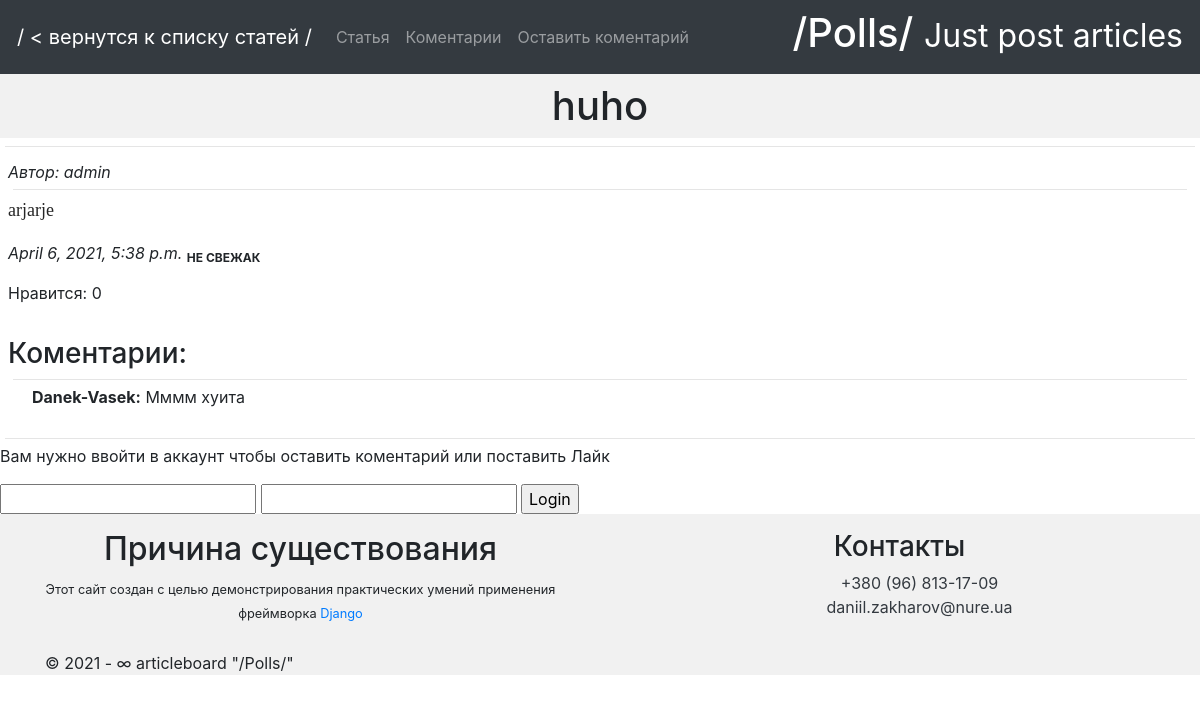
The page /polls/6/ on the database as committed earlier.
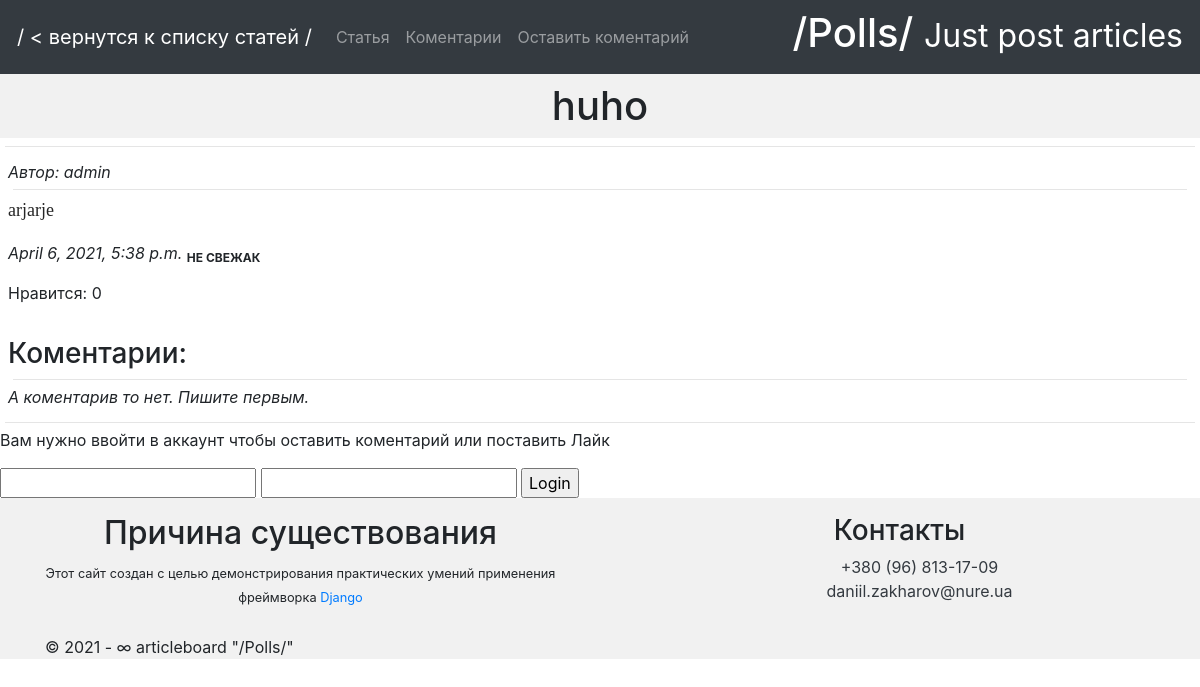
The same page on the database as committed later.
### mysite/apps/polls/models.py (models this page shows, shortened)
class Article(models.Model):
	article_author = models.ForeignKey(User, default=0, blank=True, null=False, on_delete=models.CASCADE, related_name='article_author_user')
	article_title = models.CharField('article name', max_length = 200)
	article_text = models.TextField('article text')
	ppub_date = models.DateTimeField('pub date')
	liked = models.ManyToManyField(User, default=None, blank=True)
	def was_recent(self):
		return self.ppub_date >= (timezone.now() - datetime.timedelta(days = 7))

class Comment(models.Model):
	article = models.ForeignKey(Article, on_delete = models.CASCADE)
	author_name = models.CharField('author name', max_length = 50)
	comment_text = models.CharField('comment text', max_length = 200)

### mysite/apps/polls/views.py (the view)
# urls.py: path('<int:article_id>/', views.detail, name = 'detail'),
def detail(request, article_id):
	try:
	 	a = Article.objects.get(id = article_id)
	 	user = request.user
	except:
		raise Http404("Хммм похоже такого тут нету...")
	latest_comments_list = a.comment_set.order_by('-id')
	return render(request, 'articles/detail.html', {'article': a, 'latest_comments_list': latest_comments_list, 'user' : user})

### mysite/templates/articles/detail.html (shortened to what this page needs)
{% extends 'base.html' %}
{% load static %}
{% block content %}
<header class="sticky-top">
	<nav class="navbar navbar-expand-lg navbar-dark bg-dark">
		<a class="navbar-brand" href="{% url 'articles:index' %}">/ < вернутся к списку статей /</a>
		<div class="collapse navbar-collapse" id="navbarSupportedContent">
			<ul class="navbar-nav mr-auto">
				<li class="nav-item">
					<a class="nav-link" href="#">Статья</a>
				</li>
				<li class="nav-item">
					<a class="nav-link" href="#comments">Коментарии</a>
				</li>
				<li class="nav-item dropdown">
					<a class="nav-link" href="#leave_comment">Оставить коментарий</a>
				</li>
			</ul>
		</div>
		<h1>/Polls/ <small>Just post articles</small></h1>
	</nav>
</header>
<div class="article-top">
	<h1 class="text-center p-2">{{article.article_title}}</h1>
</div>
<hr>
<div class="article p-2">
<i>Автор: {{article.article_author}}</i>
<hr>
<div class="content">
	<pre id="a_content">{{article.article_text|safe}} </pre>
</div>
<div class="date">
	<em>{{article.ppub_date}}</em>
	{% if article.was_recent %}
		<sub><b>СВЕЖАК</b></sub>
	{% else %}
		<sub><b>НЕ СВЕЖАК</b></sub>
	{% endif %}
</div>
</div>
<div id="forms" class="like-dislike m-2">
	<form action="{% url 'articles:leave_like' article.id %}" method="POST">
		<label for="like">Нравится: {{article.liked.all.count}}</label>
	</form>
</div>
<div id="comments" class="p-2 mt-3">
	<h3>Коментарии:</h3>
	<hr>
	{% if latest_comments_list %}
	{% for c in latest_comments_list %}
		<p class="ml-4 "> <strong>{{c.author_name}}:</strong> {{c.comment_text}}</p>
	{% endfor %}
	{% else %}
	<i>А коментарив то нет. Пишите первым.</i>
	{% endif %}
</div>
<hr>
<div id="leave_comment">
	{% if user.is_authenticated %}
	<h4>Оставить коментарий</h4>
<div class="send-comment form-group">
	<form action="{% url 'articles:leave_comment' article.id %}" method="POST">
		{% csrf_token %}
		<textarea class="form-control" name="text" required="" placeholder="Ваш комнтарий" cols="20" rows="5" maxlength="200"></textarea>
		<br>
		<button class="form-control btn btn-primary" type="submit">Запостить</button>
	</form>
</div>
	{% else %}
	<p>Вам нужно ввойти в аккаунт чтобы оставить коментарий или поставить Лайк</p>
	<form action="{% url 'articles:logingin' %}" method="POST">
		<input type="text" name="username">
		<input type="password" name="psswrd">
		<input type="submit" value="Login">
	</form>
	{% endif %}
</div>
{% endblock %}

### mysite/templates/base.html (shortened to what this page needs)
<!DOCTYPE html>
<html lang="en">
<head>
	{% load static %}
	<link rel="stylesheet" href="{% static 'css/bootstrap.min.css' %}">
	<link type="text/css" rel="stylesheet" href="{% static 'css/main.css' %}">
</head>
<body>
	{% block content %}{% endblock %}
	<footer id="footer" class="text-center">
		<div class="row justify-content-center p-3">
			<div class="col-6">
				<h2>Причина существования</h2>
				<small>Этот сайт создан с целью демонстрирования практических умений применения фреймворка <a href="https://youtu.be/OhlVBpEnjig?t=6">Django</a></small>
			</div>
			<div class="contacts col-6 text-center">
				<h3>Контакты</h3>
				<ul style="list-style: none;">
					<li><a class="text-dark" href="tel:+380968131709">+380 (96) 813-17-09</a></li>
					<li><a class="text-dark" href="mailto:daniil.zakharov@nure.ua">daniil.zakharov@nure.ua</a></li>
				</ul>
			</div>
		</div>
		<div class="text-left container">
			<p class="m-0">© 2021 - ∞ articleboard "/Polls/"</p>
		</div>
	</footer>
</body>
</html>

### mysite/static/css/main.css (style rules this page uses)
hr { margin: 5px; }
header { background-color: white; border: 1px solid #343a40; }
body > header > nav > h1 { text-align: center; color: white; }
div { scroll-margin-top: 70px; }
#a_content { font-family: Lora,Georgia,Times,serif; font-size: 18px; line-height: 30px; color: #262626; }
body > div.article-top { background-color: #f1f1f1; }
footer { background: #f1f1f1; }

Rows that differ between the two databases and show on the page:
removed Comment: author_name "Danek-Vasek", comment_text "Мммм хуита"
Other text that changed with them:
text now shown: "А коментарив то нет. Пишите первым."
